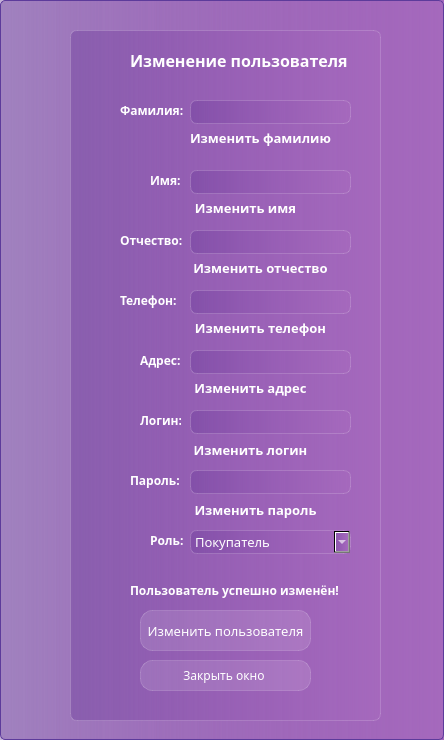
<?xml version="1.0" encoding="UTF-8"?>
<ui version="4.0">
 <class>ChangePersonWindow</class>
 <widget class="QDialog" name="ChangePersonWindow">
  <property name="geometry">
   <rect>
    <x>0</x>
    <y>0</y>
    <width>444</width>
    <height>740</height>
   </rect>
  </property>
  <property name="windowTitle">
   <string>Dialog</string>
  </property>
  <property name="styleSheet">
   <string notr="true">background-color:  qlineargradient( spread:pad,  x1:0, y1:0, x2:1, y2:0,  stop:0 rgba(105, 57, 153, 100),  stop:1 rgba(165, 105, 189, 255));  border: 1px solid #5D3B9B;  border-radius: 5px;
font-family: Everlasting;</string>
  </property>
  <widget class="QFrame" name="frame">
   <property name="geometry">
    <rect>
     <x>70</x>
     <y>30</y>
     <width>311</width>
     <height>691</height>
    </rect>
   </property>
   <property name="styleSheet">
    <string notr="true">backgroud-color: rgba(255, 255, 255, 30);
border: 1px solid rgba(255, 255, 255, 40);
border-radius: 7px;</string>
   </property>
   <widget class="QPushButton" name="Close_button_Clicked">
    <property name="geometry">
     <rect>
      <x>70</x>
      <y>630</y>
      <width>171</width>
      <height>31</height>
     </rect>
    </property>
    <property name="styleSheet">
     <string notr="true">QPushButton {
color: white;
background-color: rgba(255,255,255,30);
border: 1px solid rgba(255,255,255,40);
border-radius: 12px;
} 
QPushButton:hover{
background-color: rgba(255,255,255,40);
}

QPushButton:pressed{
background-color: rgba(255,255,255,70);
}</string>
    </property>
    <property name="text">
     <string>Закрыть окно </string>
    </property>
   </widget>
   <widget class="QPushButton" name="ChangePerson_button_Clicked">
    <property name="geometry">
     <rect>
      <x>70</x>
      <y>580</y>
      <width>171</width>
      <height>41</height>
     </rect>
    </property>
    <property name="styleSheet">
     <string notr="true">QPushButton {
color: white;
background-color: rgba(255,255,255,30);
border: 1px solid rgba(255,255,255,40);
border-radius: 12px;
font-size: 10pt;
} 
QPushButton:hover{
background-color: rgba(255,255,255,40);
}

QPushButton:pressed{
background-color: rgba(255,255,255,70);
}</string>
    </property>
    <property name="text">
     <string>Изменить пользователя</string>
    </property>
   </widget>
   <widget class="QLineEdit" name="LName">
    <property name="geometry">
     <rect>
      <x>120</x>
      <y>70</y>
      <width>161</width>
      <height>24</height>
     </rect>
    </property>
    <property name="styleSheet">
     <string notr="true">color:white;
padding-left: 10px;</string>
    </property>
    <property name="maxLength">
     <number>50</number>
    </property>
   </widget>
   <widget class="QLabel" name="label">
    <property name="geometry">
     <rect>
      <x>60</x>
      <y>20</y>
      <width>221</width>
      <height>21</height>
     </rect>
    </property>
    <property name="styleSheet">
     <string notr="true">color: white;
font-weight: bold;
border: none;
font-size: 12pt;
background-color: none;</string>
    </property>
    <property name="text">
     <string>Изменение пользователя</string>
    </property>
   </widget>
   <widget class="QLineEdit" name="Adres">
    <property name="geometry">
     <rect>
      <x>120</x>
      <y>320</y>
      <width>161</width>
      <height>24</height>
     </rect>
    </property>
    <property name="styleSheet">
     <string notr="true">color:white;
padding-left: 10px;</string>
    </property>
    <property name="maxLength">
     <number>50</number>
    </property>
   </widget>
   <widget class="QLineEdit" name="login">
    <property name="geometry">
     <rect>
      <x>120</x>
      <y>380</y>
      <width>161</width>
      <height>24</height>
     </rect>
    </property>
    <property name="styleSheet">
     <string notr="true">color:white;
padding-left: 10px;</string>
    </property>
    <property name="maxLength">
     <number>30</number>
    </property>
   </widget>
   <widget class="QLabel" name="label_2">
    <property name="geometry">
     <rect>
      <x>50</x>
      <y>70</y>
      <width>71</width>
      <height>21</height>
     </rect>
    </property>
    <property name="styleSheet">
     <string notr="true">color: white;
font-weight: bold;
font-size: 9pt;
border: none;
background-color: none;</string>
    </property>
    <property name="text">
     <string>Фамилия:</string>
    </property>
   </widget>
   <widget class="QLabel" name="label_3">
    <property name="geometry">
     <rect>
      <x>80</x>
      <y>140</y>
      <width>41</width>
      <height>21</height>
     </rect>
    </property>
    <property name="styleSheet">
     <string notr="true">color: white;
font-weight: bold;
font-size: 9pt;
border: none;
background-color: none;</string>
    </property>
    <property name="text">
     <string>Имя:</string>
    </property>
   </widget>
   <widget class="QLabel" name="label_8">
    <property name="geometry">
     <rect>
      <x>70</x>
      <y>320</y>
      <width>41</width>
      <height>21</height>
     </rect>
    </property>
    <property name="styleSheet">
     <string notr="true">color: white;
font-weight: bold;
font-size: 9pt;
border: none;
background-color: none;</string>
    </property>
    <property name="text">
     <string>Адрес:</string>
    </property>
   </widget>
   <widget class="QLabel" name="label_9">
    <property name="geometry">
     <rect>
      <x>70</x>
      <y>380</y>
      <width>41</width>
      <height>21</height>
     </rect>
    </property>
    <property name="styleSheet">
     <string notr="true">color: white;
font-weight: bold;
font-size: 9pt;
border: none;
background-color: none;</string>
    </property>
    <property name="text">
     <string>Логин:</string>
    </property>
   </widget>
   <widget class="QLabel" name="label_10">
    <property name="geometry">
     <rect>
      <x>60</x>
      <y>440</y>
      <width>51</width>
      <height>21</height>
     </rect>
    </property>
    <property name="styleSheet">
     <string notr="true">color: white;
font-weight: bold;
font-size: 9pt;
border: none;
background-color: none;</string>
    </property>
    <property name="text">
     <string>Пароль:</string>
    </property>
   </widget>
   <widget class="QLineEdit" name="password">
    <property name="geometry">
     <rect>
      <x>120</x>
      <y>440</y>
      <width>161</width>
      <height>24</height>
     </rect>
    </property>
    <property name="styleSheet">
     <string notr="true">color:white;
padding-left: 10px;</string>
    </property>
    <property name="maxLength">
     <number>30</number>
    </property>
   </widget>
   <widget class="QLabel" name="warning">
    <property name="geometry">
     <rect>
      <x>60</x>
      <y>550</y>
      <width>221</width>
      <height>21</height>
     </rect>
    </property>
    <property name="styleSheet">
     <string notr="true">color: white;
font-weight: bold;
font-size: 9pt;
border: none;
background-color: none;</string>
    </property>
    <property name="text">
     <string>Пользователь успешно изменён!</string>
    </property>
   </widget>
   <widget class="QPushButton" name="ChangeLName_button_Clicked">
    <property name="geometry">
     <rect>
      <x>120</x>
      <y>100</y>
      <width>141</width>
      <height>16</height>
     </rect>
    </property>
    <property name="styleSheet">
     <string notr="true">QPushButton {
color: white;
font-weight: bold;
border: none;
font-size: 10pt;
background-color: none;
} 
QPushButton:hover{
background-color: rgba(255,255,255,40);
}

QPushButton:pressed{
background-color: rgba(255,255,255,70);
}</string>
    </property>
    <property name="text">
     <string>Изменить фамилию</string>
    </property>
   </widget>
   <widget class="QPushButton" name="ChangeFName_button_Clicked">
    <property name="geometry">
     <rect>
      <x>120</x>
      <y>170</y>
      <width>111</width>
      <height>16</height>
     </rect>
    </property>
    <property name="styleSheet">
     <string notr="true">QPushButton {
color: white;
font-weight: bold;
border: none;
font-size: 10pt;
background-color: none;
} 
QPushButton:hover{
background-color: rgba(255,255,255,40);
}

QPushButton:pressed{
background-color: rgba(255,255,255,70);
}</string>
    </property>
    <property name="text">
     <string>Изменить имя</string>
    </property>
   </widget>
   <widget class="QPushButton" name="ChangeAdres_button_Clicked">
    <property name="geometry">
     <rect>
      <x>120</x>
      <y>350</y>
      <width>121</width>
      <height>16</height>
     </rect>
    </property>
    <property name="styleSheet">
     <string notr="true">QPushButton {
color: white;
font-weight: bold;
border: none;
font-size: 10pt;
background-color: none;
} 
QPushButton:hover{
background-color: rgba(255,255,255,40);
}

QPushButton:pressed{
background-color: rgba(255,255,255,70);
}</string>
    </property>
    <property name="text">
     <string>Изменить адрес</string>
    </property>
   </widget>
   <widget class="QPushButton" name="ChangeLogin_button_Clicked">
    <property name="geometry">
     <rect>
      <x>110</x>
      <y>410</y>
      <width>141</width>
      <height>20</height>
     </rect>
    </property>
    <property name="styleSheet">
     <string notr="true">QPushButton {
color: white;
font-weight: bold;
border: none;
font-size: 10pt;
background-color: none;
} 
QPushButton:hover{
background-color: rgba(255,255,255,40);
}

QPushButton:pressed{
background-color: rgba(255,255,255,70);
}</string>
    </property>
    <property name="text">
     <string>Изменить логин</string>
    </property>
   </widget>
   <widget class="QPushButton" name="ChangePassword_button_Clicked">
    <property name="geometry">
     <rect>
      <x>100</x>
      <y>470</y>
      <width>171</width>
      <height>20</height>
     </rect>
    </property>
    <property name="styleSheet">
     <string notr="true">QPushButton {
color: white;
font-weight: bold;
border: none;
font-size: 10pt;
background-color: none;
} 
QPushButton:hover{
background-color: rgba(255,255,255,40);
}

QPushButton:pressed{
background-color: rgba(255,255,255,70);
}</string>
    </property>
    <property name="text">
     <string>Изменить пароль</string>
    </property>
   </widget>
   <widget class="QLineEdit" name="FName">
    <property name="geometry">
     <rect>
      <x>120</x>
      <y>140</y>
      <width>161</width>
      <height>24</height>
     </rect>
    </property>
    <property name="styleSheet">
     <string notr="true">color:white;
padding-left: 10px;</string>
    </property>
    <property name="maxLength">
     <number>50</number>
    </property>
   </widget>
   <widget class="QLineEdit" name="MName">
    <property name="geometry">
     <rect>
      <x>120</x>
      <y>200</y>
      <width>161</width>
      <height>24</height>
     </rect>
    </property>
    <property name="styleSheet">
     <string notr="true">color:white;
padding-left: 10px;</string>
    </property>
    <property name="maxLength">
     <number>50</number>
    </property>
   </widget>
   <widget class="QPushButton" name="ChangeMName_button_Clicked">
    <property name="geometry">
     <rect>
      <x>120</x>
      <y>230</y>
      <width>141</width>
      <height>16</height>
     </rect>
    </property>
    <property name="styleSheet">
     <string notr="true">QPushButton {
color: white;
font-weight: bold;
border: none;
font-size: 10pt;
background-color: none;
} 
QPushButton:hover{
background-color: rgba(255,255,255,40);
}

QPushButton:pressed{
background-color: rgba(255,255,255,70);
}</string>
    </property>
    <property name="text">
     <string>Изменить отчество</string>
    </property>
   </widget>
   <widget class="QLabel" name="label_4">
    <property name="geometry">
     <rect>
      <x>50</x>
      <y>200</y>
      <width>71</width>
      <height>21</height>
     </rect>
    </property>
    <property name="styleSheet">
     <string notr="true">color: white;
font-weight: bold;
font-size: 9pt;
border: none;
background-color: none;</string>
    </property>
    <property name="text">
     <string>Отчество:</string>
    </property>
   </widget>
   <widget class="QLineEdit" name="Phone">
    <property name="geometry">
     <rect>
      <x>120</x>
      <y>260</y>
      <width>161</width>
      <height>24</height>
     </rect>
    </property>
    <property name="styleSheet">
     <string notr="true">color:white;
padding-left: 10px;</string>
    </property>
    <property name="maxLength">
     <number>12</number>
    </property>
   </widget>
   <widget class="QPushButton" name="ChangePhone_button_Clicked">
    <property name="geometry">
     <rect>
      <x>120</x>
      <y>290</y>
      <width>141</width>
      <height>16</height>
     </rect>
    </property>
    <property name="styleSheet">
     <string notr="true">QPushButton {
color: white;
font-weight: bold;
border: none;
font-size: 10pt;
background-color: none;
} 
QPushButton:hover{
background-color: rgba(255,255,255,40);
}

QPushButton:pressed{
background-color: rgba(255,255,255,70);
}</string>
    </property>
    <property name="text">
     <string>Изменить телефон</string>
    </property>
   </widget>
   <widget class="QLabel" name="label_5">
    <property name="geometry">
     <rect>
      <x>50</x>
      <y>260</y>
      <width>61</width>
      <height>21</height>
     </rect>
    </property>
    <property name="styleSheet">
     <string notr="true">color: white;
font-weight: bold;
font-size: 9pt;
border: none;
background-color: none;</string>
    </property>
    <property name="text">
     <string>Телефон:</string>
    </property>
   </widget>
   <widget class="QComboBox" name="Role">
    <property name="geometry">
     <rect>
      <x>120</x>
      <y>500</y>
      <width>161</width>
      <height>24</height>
     </rect>
    </property>
    <property name="styleSheet">
     <string notr="true">QComboBox{
font-size: 10pt;
color: white;
}
QComboBox::Item {
background-color: rgba(255,255,255,40);
color:white;
}</string>
    </property>
    <item>
     <property name="text">
      <string>Покупатель</string>
     </property>
    </item>
    <item>
     <property name="text">
      <string>Менеджер</string>
     </property>
    </item>
    <item>
     <property name="text">
      <string>Администратор</string>
     </property>
    </item>
   </widget>
   <widget class="QLabel" name="label_11">
    <property name="geometry">
     <rect>
      <x>80</x>
      <y>500</y>
      <width>41</width>
      <height>21</height>
     </rect>
    </property>
    <property name="styleSheet">
     <string notr="true">color: white;
font-weight: bold;
font-size: 9pt;
border: none;
background-color: none;</string>
    </property>
    <property name="text">
     <string>Роль:</string>
    </property>
   </widget>
  </widget>
 </widget>
 <resources/>
 <connections/>
</ui>
